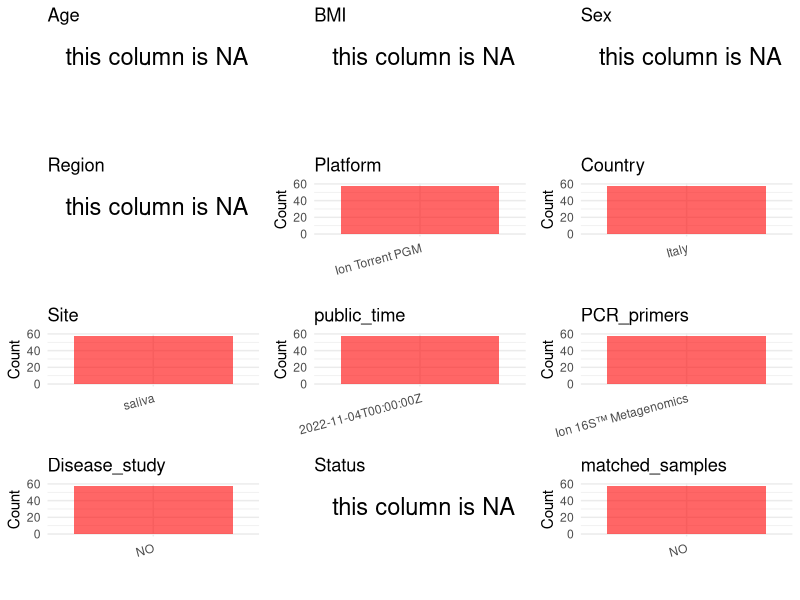

Recreate this plot in R. (Note: this script raises an error after producing the figure.)
## ---- chunk 1
# Load necessary libraries
library(dplyr)
library(ggplot2)
library(cowplot)

# Set working directory (update this path to your local directory)
setwd("D:/oral_project/PRJNA897843")

# Read the initial metadata files
initial_meta<-read.csv("SraRunTable.csv",header = T)

# Combine the two metadata files
#meta <- rbind(initial_meta, initial_meta1)

#Remove entries where Organism is "gut metagenome" (non-oral samples)
#initial_meta <- subset(initial_meta,isolation_source!= "feces")

# Check the number of samples containing "HT" in Sample.Name (e.g., healthy controls)
#nrow(subset(meta, grepl("HT", Sample.Name)))

# Display the first few rows of the metadata
head(initial_meta)
## ---- chunk 2
# Create a uniform metadata dataframe
metadata <- data.frame(
  BioProject = initial_meta$BioProject,
  Run = initial_meta$Run,
  sample_name = initial_meta$Sample.Name,
  Age = NA,
  BMI = NA,
  Sex=NA,
  Region = NA,
  Platform = initial_meta$Instrument,
  Country = initial_meta$geo_loc_name_country,
  Site = initial_meta$isolation_source,
  public_time = initial_meta$ReleaseDate,
  stringsAsFactors = FALSE
)
#%>%mutate(Site=case_when(Site=="Human stool"~"Feces",Site=="Human swab"~"oral swab"))
## ---- chunk 3
# Add information obtained from the publication
metadata$PCR_primers <- "Ion 16S™ Metagenomics"
metadata$title <- "Analysis of the oral microbiome during hormonal cycle and its alterations in menopausal women the “AMICA” project"
#metadata<-subset(uniform_meta,Site!="feces")
metadata$Disease_study <- "NO"
# Assign disease status based on sample_name patterns
metadata$Status <-NA
#extract subject id by remove prefix of sample_name
#metadata$sample_name <- gsub("S-Saliva-.*|F", "", metadata$sample_name)
#get subjects id with Saliva available
#keep_subjects<-subset(metadata,Site=="oral swab")
#remove subjects without Saliva samples
#metadata<-subset(metadata,sample_name %in% keep_subjects$sample_name)
#get subjects sampling counts
#sample_counts <- table(metadata$sample_name)
# Create matched_samples column, any subjects have >=2 samples will be label "YES", otherwise "NO"
#metadata$matched_samples <- ifelse(metadata$sample_name %in% names(sample_counts[sample_counts >= 2]), "YES", "NO")
metadata$matched_samples<-"NO"
## ---- chunk 4
# Check the number of unique runs and sample names
print(paste("Number of unique runs:", length(unique(metadata$Run))))
print(paste("Number of unique sample names:", length(unique(metadata$sample_name))))
## ---- chunk 5
# Select columns for visualization
plot_data <- metadata %>%
  select(-BioProject, -Run, -sample_name, -title)

# Function to create simple plots for each column
create_simple_plots <- function(data) {
  plots <- list()
  
  for (col in colnames(data)) {
    # Check if the column is all NA
    if (all(is.na(data[[col]]))) {
      # Create an empty plot with text indicating all NA
      p <- ggplot() +
        annotate("text", x = 0.5, y = 0.5, label = "this column is NA", size = 6) +
        labs(title = col) +
        theme_void()
    } else if (is.numeric(data[[col]])) {
      # Numeric variable: histogram
      p <- ggplot(data, aes(x = .data[[col]])) +
        geom_histogram(fill = "blue", alpha = 0.6, bins = 20, na.rm = TRUE) +
        labs(title = col) +
        theme_minimal()
    } else {
      # Categorical variable: bar plot (remove NA values)
      count_data <- as.data.frame(table(data[[col]], useNA = "ifany"))
      p <- ggplot(count_data, aes(x = reorder(Var1, -Freq), y = Freq)) +
        geom_col(fill = "red", alpha = 0.6) +
        labs(title = col, x = NULL, y = "Count") +
        theme_minimal() +
        theme(axis.text.x = element_text(angle = 15, hjust = 1))
    }
    plots[[col]] <- p
  }
  
  return(plots)
}

# Generate and arrange plots
plots <- create_simple_plots(plot_data)
p<-plot_grid(plots$Age, 
          plots$BMI, 
          plots$Sex, 
          plots$Region, 
          plots$Platform, 
          plots$Country, 
          plots$Site,
          plots$public_time, 
          plots$PCR_primers,
          plots$Disease_study,
          plots$Status,
          plots$matched_samples,# add 
          ncol = 3, align = "hv", axis = "lb")
ggsave("Metadata_Summary.png", plot = p, width = 8, height = 6, dpi = 150)
## ---- chunk 6
knitr::include_graphics("Metadata_Summary.png")
## ---- chunk 7
# Reorder columns to match the desired format
metadata <- metadata[, c(
  "BioProject", "Run", "sample_name", "Age", "BMI", "Sex", 
  "Region", "Platform", "Country", "Site", "public_time", 
  "PCR_primers", "title", "Disease_study", "Status","matched_samples"
)]

# Export the uniform metadata to a CSV file
write.csv(metadata, file = "metadata.csv", quote = FALSE)
head(metadata)
